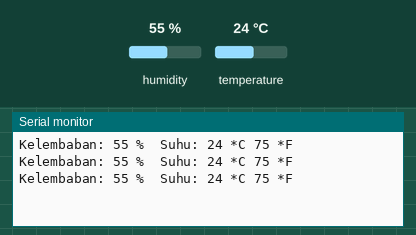
Bench run of a sketch on a simulated Arduino Uno, built with avr-gcc and run on an emulated ATmega328P. Shown: the last lines printed to the serial monitor. The inputs (shaded band) are chosen by the test bench; at power-on: humidity 55 %, temperature 24 °C.

Above: at 2.8 s.
2.9 s: humidity set to 22 %
At 5.5 s:
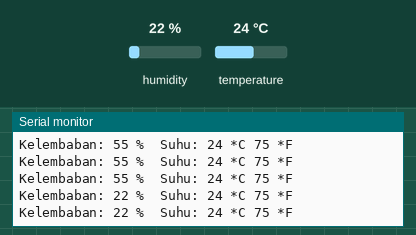
5.6 s: temperature set to 12 °C
At 6.5 s:
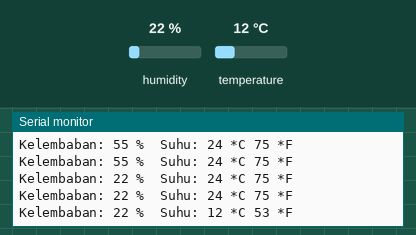
8.3 s: humidity set to 40 %
At 9.7 s:
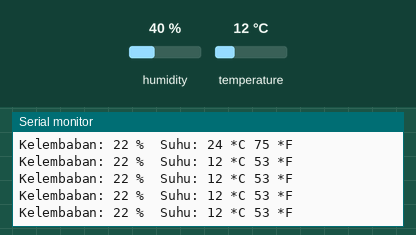
Timing chart, 0 to 11.3 s (numbered marks = the images above; inputs shaded):
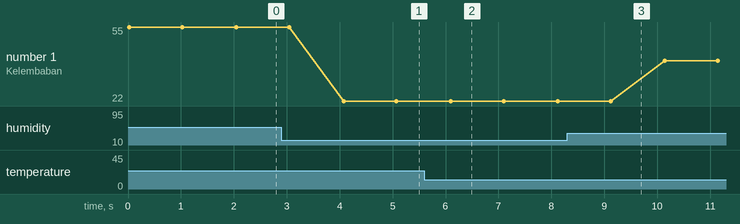

Measured:
- after the input at 2.9 s, the serial monitor: prints a new line after 1.2 s (image 1)
- after the input at 5.6 s, the serial monitor: prints a new line after 0.50 s (image 2)
- plotted number 1: 55 → 22 after the input at 2.9 s, 22 → 40 after the input at 8.3 s

The sketch:

4_Arduino_DHT11.ino
```cpp
#include "DHT.h"
#define DHTPIN 6
#define DHTTYPE DHT11
DHT dht(DHTPIN,DHTTYPE);

void setup(){
Serial.begin(9600);
}

void loop(){
int kelembaban = dht.readHumidity();
int suhuCelcius = dht.readTemperature();
int suhuFahrenheit = dht.readTemperature(true);

Serial.print("Kelembaban: ");
Serial.print(kelembaban);
Serial.print(" %\t");
Serial.print("Suhu: ");
Serial.print(suhuCelcius);
Serial.print(" *C ");
Serial.print(suhuFahrenheit);
Serial.println(" *F\t");
delay(1000);
}
```
